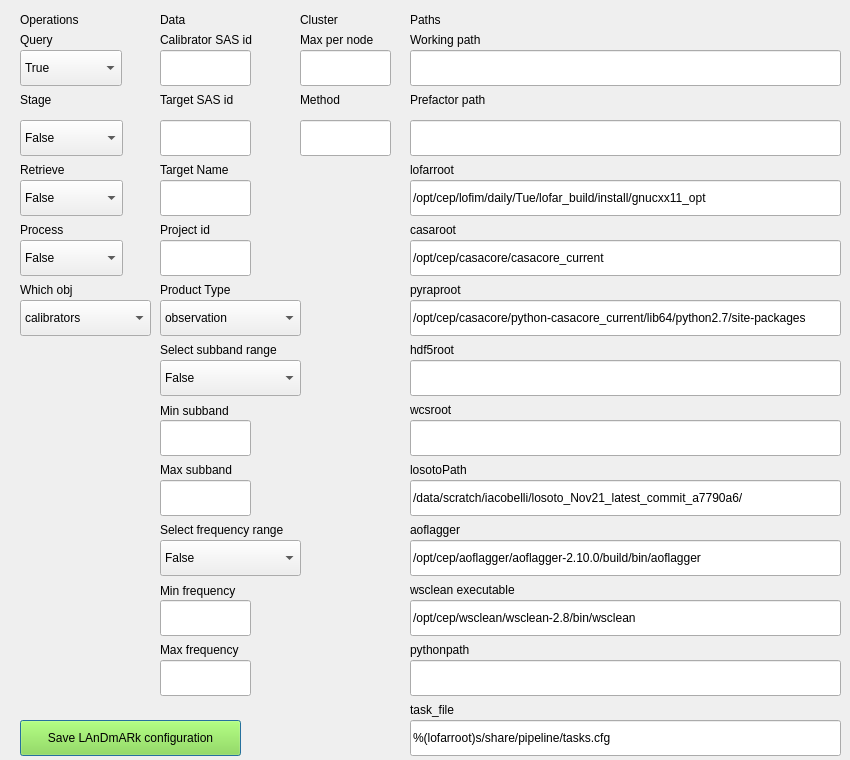
<?xml version="1.0" encoding="UTF-8"?>
<ui version="4.0">
 <class>setup_view</class>
 <widget class="QDialog" name="setup_view">
  <property name="geometry">
   <rect>
    <x>0</x>
    <y>0</y>
    <width>850</width>
    <height>760</height>
   </rect>
  </property>
  <property name="windowTitle">
   <string>Setup</string>
  </property>
  <widget class="QLabel" name="operation_label">
   <property name="geometry">
    <rect>
     <x>20</x>
     <y>10</y>
     <width>71</width>
     <height>20</height>
    </rect>
   </property>
   <property name="text">
    <string>Operations</string>
   </property>
  </widget>
  <widget class="QLabel" name="data_label">
   <property name="geometry">
    <rect>
     <x>160</x>
     <y>10</y>
     <width>31</width>
     <height>20</height>
    </rect>
   </property>
   <property name="text">
    <string>Data</string>
   </property>
  </widget>
  <widget class="QLabel" name="cluster_label">
   <property name="geometry">
    <rect>
     <x>300</x>
     <y>10</y>
     <width>51</width>
     <height>20</height>
    </rect>
   </property>
   <property name="text">
    <string>Cluster</string>
   </property>
  </widget>
  <widget class="QLabel" name="prefactor_label">
   <property name="geometry">
    <rect>
     <x>410</x>
     <y>90</y>
     <width>101</width>
     <height>20</height>
    </rect>
   </property>
   <property name="text">
    <string>Prefactor path</string>
   </property>
  </widget>
  <widget class="QLineEdit" name="hdf5root_input">
   <property name="geometry">
    <rect>
     <x>410</x>
     <y>360</y>
     <width>431</width>
     <height>36</height>
    </rect>
   </property>
   <property name="text">
    <string/>
   </property>
  </widget>
  <widget class="QLabel" name="querying_label">
   <property name="geometry">
    <rect>
     <x>20</x>
     <y>30</y>
     <width>41</width>
     <height>20</height>
    </rect>
   </property>
   <property name="text">
    <string>Query</string>
   </property>
  </widget>
  <widget class="QLabel" name="retrive_label">
   <property name="geometry">
    <rect>
     <x>20</x>
     <y>160</y>
     <width>61</width>
     <height>20</height>
    </rect>
   </property>
   <property name="text">
    <string>Retrieve</string>
   </property>
  </widget>
  <widget class="QLabel" name="stage_label">
   <property name="geometry">
    <rect>
     <x>20</x>
     <y>90</y>
     <width>41</width>
     <height>20</height>
    </rect>
   </property>
   <property name="text">
    <string>Stage</string>
   </property>
  </widget>
  <widget class="QLabel" name="process_label">
   <property name="geometry">
    <rect>
     <x>20</x>
     <y>220</y>
     <width>51</width>
     <height>20</height>
    </rect>
   </property>
   <property name="text">
    <string>Process</string>
   </property>
  </widget>
  <widget class="QLabel" name="which_obj_label">
   <property name="geometry">
    <rect>
     <x>20</x>
     <y>280</y>
     <width>71</width>
     <height>20</height>
    </rect>
   </property>
   <property name="text">
    <string>Which obj</string>
   </property>
  </widget>
  <widget class="QComboBox" name="querying_comboBox">
   <property name="geometry">
    <rect>
     <x>20</x>
     <y>50</y>
     <width>102</width>
     <height>36</height>
    </rect>
   </property>
   <property name="editable">
    <bool>false</bool>
   </property>
   <property name="currentText">
    <string>True</string>
   </property>
   <property name="currentIndex">
    <number>0</number>
   </property>
   <property name="minimumContentsLength">
    <number>0</number>
   </property>
   <item>
    <property name="text">
     <string>True</string>
    </property>
   </item>
   <item>
    <property name="text">
     <string>False</string>
    </property>
   </item>
  </widget>
  <widget class="QComboBox" name="retrieve_combobox">
   <property name="geometry">
    <rect>
     <x>20</x>
     <y>180</y>
     <width>103</width>
     <height>36</height>
    </rect>
   </property>
   <property name="inputMethodHints">
    <set>Qt::ImhNone</set>
   </property>
   <item>
    <property name="text">
     <string>False</string>
    </property>
   </item>
   <item>
    <property name="text">
     <string>True</string>
    </property>
   </item>
  </widget>
  <widget class="QComboBox" name="which_combobox">
   <property name="geometry">
    <rect>
     <x>20</x>
     <y>300</y>
     <width>131</width>
     <height>36</height>
    </rect>
   </property>
   <item>
    <property name="text">
     <string>calibrators</string>
    </property>
   </item>
   <item>
    <property name="text">
     <string>targets</string>
    </property>
   </item>
   <item>
    <property name="text">
     <string>all</string>
    </property>
   </item>
  </widget>
  <widget class="QComboBox" name="process_combobox">
   <property name="geometry">
    <rect>
     <x>20</x>
     <y>240</y>
     <width>103</width>
     <height>36</height>
    </rect>
   </property>
   <item>
    <property name="text">
     <string>False</string>
    </property>
   </item>
   <item>
    <property name="text">
     <string>True</string>
    </property>
   </item>
  </widget>
  <widget class="QComboBox" name="stage_combobox">
   <property name="geometry">
    <rect>
     <x>20</x>
     <y>120</y>
     <width>103</width>
     <height>36</height>
    </rect>
   </property>
   <item>
    <property name="text">
     <string>False</string>
    </property>
   </item>
   <item>
    <property name="text">
     <string>True</string>
    </property>
   </item>
  </widget>
  <widget class="QLineEdit" name="WorkingPath_input">
   <property name="geometry">
    <rect>
     <x>410</x>
     <y>50</y>
     <width>431</width>
     <height>36</height>
    </rect>
   </property>
   <property name="inputMask">
    <string notr="true"/>
   </property>
   <property name="text">
    <string/>
   </property>
   <property name="frame">
    <bool>true</bool>
   </property>
  </widget>
  <widget class="QLineEdit" name="calibratorSASids_input">
   <property name="geometry">
    <rect>
     <x>160</x>
     <y>50</y>
     <width>91</width>
     <height>36</height>
    </rect>
   </property>
   <property name="text">
    <string/>
   </property>
  </widget>
  <widget class="QLabel" name="calibratorSASids_label">
   <property name="geometry">
    <rect>
     <x>160</x>
     <y>30</y>
     <width>111</width>
     <height>20</height>
    </rect>
   </property>
   <property name="text">
    <string>Calibrator SAS id</string>
   </property>
  </widget>
  <widget class="QLabel" name="product_type_label">
   <property name="geometry">
    <rect>
     <x>160</x>
     <y>280</y>
     <width>91</width>
     <height>20</height>
    </rect>
   </property>
   <property name="text">
    <string>Product Type</string>
   </property>
  </widget>
  <widget class="QLabel" name="PROJECTid_label">
   <property name="geometry">
    <rect>
     <x>160</x>
     <y>220</y>
     <width>61</width>
     <height>20</height>
    </rect>
   </property>
   <property name="text">
    <string>Project id</string>
   </property>
  </widget>
  <widget class="QLabel" name="Target_name_label">
   <property name="geometry">
    <rect>
     <x>160</x>
     <y>160</y>
     <width>91</width>
     <height>20</height>
    </rect>
   </property>
   <property name="text">
    <string>Target Name</string>
   </property>
  </widget>
  <widget class="QLabel" name="targetSASids_label">
   <property name="geometry">
    <rect>
     <x>160</x>
     <y>90</y>
     <width>91</width>
     <height>20</height>
    </rect>
   </property>
   <property name="text">
    <string>Target SAS id</string>
   </property>
  </widget>
  <widget class="QLineEdit" name="Target_name_input">
   <property name="geometry">
    <rect>
     <x>160</x>
     <y>180</y>
     <width>91</width>
     <height>36</height>
    </rect>
   </property>
   <property name="text">
    <string/>
   </property>
  </widget>
  <widget class="QLineEdit" name="targetSASids_input">
   <property name="geometry">
    <rect>
     <x>160</x>
     <y>120</y>
     <width>91</width>
     <height>36</height>
    </rect>
   </property>
   <property name="text">
    <string/>
   </property>
  </widget>
  <widget class="QLineEdit" name="PROJECTid_input">
   <property name="geometry">
    <rect>
     <x>160</x>
     <y>240</y>
     <width>91</width>
     <height>36</height>
    </rect>
   </property>
   <property name="text">
    <string/>
   </property>
  </widget>
  <widget class="QComboBox" name="product_type_combobox">
   <property name="geometry">
    <rect>
     <x>160</x>
     <y>300</y>
     <width>141</width>
     <height>36</height>
    </rect>
   </property>
   <item>
    <property name="text">
     <string>observation</string>
    </property>
   </item>
   <item>
    <property name="text">
     <string>pipeline</string>
    </property>
   </item>
  </widget>
  <widget class="QLabel" name="max_per_node_label">
   <property name="geometry">
    <rect>
     <x>300</x>
     <y>30</y>
     <width>91</width>
     <height>20</height>
    </rect>
   </property>
   <property name="text">
    <string>Max per node</string>
   </property>
  </widget>
  <widget class="QLabel" name="method_label">
   <property name="geometry">
    <rect>
     <x>300</x>
     <y>90</y>
     <width>51</width>
     <height>20</height>
    </rect>
   </property>
   <property name="text">
    <string>Method</string>
   </property>
  </widget>
  <widget class="QLineEdit" name="max_per_node_input">
   <property name="geometry">
    <rect>
     <x>300</x>
     <y>50</y>
     <width>91</width>
     <height>36</height>
    </rect>
   </property>
   <property name="text">
    <string/>
   </property>
  </widget>
  <widget class="QLineEdit" name="method_input">
   <property name="geometry">
    <rect>
     <x>300</x>
     <y>120</y>
     <width>91</width>
     <height>36</height>
    </rect>
   </property>
   <property name="text">
    <string/>
   </property>
  </widget>
  <widget class="QLineEdit" name="wsclean_executable_input">
   <property name="geometry">
    <rect>
     <x>410</x>
     <y>600</y>
     <width>431</width>
     <height>36</height>
    </rect>
   </property>
   <property name="text">
    <string>/opt/cep/wsclean/wsclean-2.8/bin/wsclean</string>
   </property>
  </widget>
  <widget class="QLineEdit" name="losotoPath_input">
   <property name="geometry">
    <rect>
     <x>410</x>
     <y>480</y>
     <width>431</width>
     <height>36</height>
    </rect>
   </property>
   <property name="text">
    <string>/data/scratch/iacobelli/losoto_Nov21_latest_commit_a7790a6/</string>
   </property>
  </widget>
  <widget class="QLineEdit" name="pythonpath_input">
   <property name="geometry">
    <rect>
     <x>410</x>
     <y>660</y>
     <width>431</width>
     <height>36</height>
    </rect>
   </property>
   <property name="text">
    <string/>
   </property>
  </widget>
  <widget class="QLineEdit" name="task_file_input">
   <property name="geometry">
    <rect>
     <x>410</x>
     <y>720</y>
     <width>431</width>
     <height>36</height>
    </rect>
   </property>
   <property name="text">
    <string>%(lofarroot)s/share/pipeline/tasks.cfg</string>
   </property>
  </widget>
  <widget class="QLineEdit" name="lofarroot_input">
   <property name="geometry">
    <rect>
     <x>410</x>
     <y>180</y>
     <width>431</width>
     <height>36</height>
    </rect>
   </property>
   <property name="inputMask">
    <string notr="true"/>
   </property>
   <property name="text">
    <string>/opt/cep/lofim/daily/Tue/lofar_build/install/gnucxx11_opt</string>
   </property>
   <property name="placeholderText">
    <string notr="true"/>
   </property>
  </widget>
  <widget class="QLineEdit" name="PrefactorPath_input">
   <property name="geometry">
    <rect>
     <x>410</x>
     <y>120</y>
     <width>431</width>
     <height>36</height>
    </rect>
   </property>
   <property name="text">
    <string/>
   </property>
  </widget>
  <widget class="QLineEdit" name="casaroot_input">
   <property name="geometry">
    <rect>
     <x>410</x>
     <y>240</y>
     <width>431</width>
     <height>36</height>
    </rect>
   </property>
   <property name="text">
    <string>/opt/cep/casacore/casacore_current</string>
   </property>
  </widget>
  <widget class="QLineEdit" name="aoflagger_input">
   <property name="geometry">
    <rect>
     <x>410</x>
     <y>540</y>
     <width>431</width>
     <height>36</height>
    </rect>
   </property>
   <property name="text">
    <string>/opt/cep/aoflagger/aoflagger-2.10.0/build/bin/aoflagger</string>
   </property>
  </widget>
  <widget class="QLineEdit" name="wcsroot_input">
   <property name="geometry">
    <rect>
     <x>410</x>
     <y>420</y>
     <width>431</width>
     <height>36</height>
    </rect>
   </property>
   <property name="text">
    <string/>
   </property>
  </widget>
  <widget class="QLineEdit" name="pyraproot_input">
   <property name="geometry">
    <rect>
     <x>410</x>
     <y>300</y>
     <width>431</width>
     <height>36</height>
    </rect>
   </property>
   <property name="text">
    <string>/opt/cep/casacore/python-casacore_current/lib64/python2.7/site-packages</string>
   </property>
  </widget>
  <widget class="QLabel" name="path_label">
   <property name="geometry">
    <rect>
     <x>410</x>
     <y>10</y>
     <width>41</width>
     <height>20</height>
    </rect>
   </property>
   <property name="text">
    <string>Paths</string>
   </property>
  </widget>
  <widget class="QLabel" name="task_file_label">
   <property name="geometry">
    <rect>
     <x>410</x>
     <y>700</y>
     <width>61</width>
     <height>20</height>
    </rect>
   </property>
   <property name="text">
    <string>task_file</string>
   </property>
  </widget>
  <widget class="QLabel" name="losotoPath_label">
   <property name="geometry">
    <rect>
     <x>410</x>
     <y>460</y>
     <width>71</width>
     <height>20</height>
    </rect>
   </property>
   <property name="text">
    <string>losotoPath</string>
   </property>
  </widget>
  <widget class="QLabel" name="wcsroot_label">
   <property name="geometry">
    <rect>
     <x>410</x>
     <y>400</y>
     <width>61</width>
     <height>20</height>
    </rect>
   </property>
   <property name="text">
    <string>wcsroot</string>
   </property>
  </widget>
  <widget class="QLabel" name="hdf5root_label">
   <property name="geometry">
    <rect>
     <x>410</x>
     <y>340</y>
     <width>61</width>
     <height>20</height>
    </rect>
   </property>
   <property name="text">
    <string>hdf5root</string>
   </property>
  </widget>
  <widget class="QLabel" name="pyraproot_label">
   <property name="geometry">
    <rect>
     <x>410</x>
     <y>280</y>
     <width>71</width>
     <height>20</height>
    </rect>
   </property>
   <property name="text">
    <string>pyraproot</string>
   </property>
  </widget>
  <widget class="QLabel" name="casaroot_label">
   <property name="geometry">
    <rect>
     <x>410</x>
     <y>220</y>
     <width>61</width>
     <height>20</height>
    </rect>
   </property>
   <property name="text">
    <string>casaroot</string>
   </property>
  </widget>
  <widget class="QLabel" name="lofaroot_label">
   <property name="geometry">
    <rect>
     <x>410</x>
     <y>160</y>
     <width>61</width>
     <height>20</height>
    </rect>
   </property>
   <property name="text">
    <string>lofarroot</string>
   </property>
  </widget>
  <widget class="QLabel" name="working_path_label">
   <property name="geometry">
    <rect>
     <x>410</x>
     <y>30</y>
     <width>91</width>
     <height>20</height>
    </rect>
   </property>
   <property name="text">
    <string>Working path</string>
   </property>
  </widget>
  <widget class="QLabel" name="pythonpath_label">
   <property name="geometry">
    <rect>
     <x>410</x>
     <y>640</y>
     <width>81</width>
     <height>20</height>
    </rect>
   </property>
   <property name="text">
    <string>pythonpath</string>
   </property>
  </widget>
  <widget class="QLabel" name="wsclean_executable_label">
   <property name="geometry">
    <rect>
     <x>410</x>
     <y>580</y>
     <width>131</width>
     <height>20</height>
    </rect>
   </property>
   <property name="text">
    <string>wsclean executable</string>
   </property>
  </widget>
  <widget class="QLabel" name="aoflagger_label">
   <property name="geometry">
    <rect>
     <x>410</x>
     <y>520</y>
     <width>61</width>
     <height>20</height>
    </rect>
   </property>
   <property name="text">
    <string>aoflagger</string>
   </property>
  </widget>
  <widget class="QPushButton" name="save_button">
   <property name="geometry">
    <rect>
     <x>20</x>
     <y>720</y>
     <width>221</width>
     <height>36</height>
    </rect>
   </property>
   <property name="palette">
    <palette>
     <active>
      <colorrole role="WindowText">
       <brush brushstyle="SolidPattern">
        <color alpha="255">
         <red>0</red>
         <green>0</green>
         <blue>0</blue>
        </color>
       </brush>
      </colorrole>
      <colorrole role="Button">
       <brush brushstyle="SolidPattern">
        <color alpha="255">
         <red>138</red>
         <green>226</green>
         <blue>52</blue>
        </color>
       </brush>
      </colorrole>
      <colorrole role="Light">
       <brush brushstyle="SolidPattern">
        <color alpha="255">
         <red>198</red>
         <green>255</green>
         <blue>143</blue>
        </color>
       </brush>
      </colorrole>
      <colorrole role="Midlight">
       <brush brushstyle="SolidPattern">
        <color alpha="255">
         <red>168</red>
         <green>240</green>
         <blue>97</blue>
        </color>
       </brush>
      </colorrole>
      <colorrole role="Dark">
       <brush brushstyle="SolidPattern">
        <color alpha="255">
         <red>69</red>
         <green>113</green>
         <blue>26</blue>
        </color>
       </brush>
      </colorrole>
      <colorrole role="Mid">
       <brush brushstyle="SolidPattern">
        <color alpha="255">
         <red>92</red>
         <green>151</green>
         <blue>34</blue>
        </color>
       </brush>
      </colorrole>
      <colorrole role="Text">
       <brush brushstyle="SolidPattern">
        <color alpha="255">
         <red>0</red>
         <green>0</green>
         <blue>0</blue>
        </color>
       </brush>
      </colorrole>
      <colorrole role="BrightText">
       <brush brushstyle="SolidPattern">
        <color alpha="255">
         <red>255</red>
         <green>255</green>
         <blue>255</blue>
        </color>
       </brush>
      </colorrole>
      <colorrole role="ButtonText">
       <brush brushstyle="SolidPattern">
        <color alpha="255">
         <red>0</red>
         <green>0</green>
         <blue>0</blue>
        </color>
       </brush>
      </colorrole>
      <colorrole role="Base">
       <brush brushstyle="SolidPattern">
        <color alpha="255">
         <red>255</red>
         <green>255</green>
         <blue>255</blue>
        </color>
       </brush>
      </colorrole>
      <colorrole role="Window">
       <brush brushstyle="SolidPattern">
        <color alpha="255">
         <red>138</red>
         <green>226</green>
         <blue>52</blue>
        </color>
       </brush>
      </colorrole>
      <colorrole role="Shadow">
       <brush brushstyle="SolidPattern">
        <color alpha="255">
         <red>0</red>
         <green>0</green>
         <blue>0</blue>
        </color>
       </brush>
      </colorrole>
      <colorrole role="AlternateBase">
       <brush brushstyle="SolidPattern">
        <color alpha="255">
         <red>196</red>
         <green>240</green>
         <blue>153</blue>
        </color>
       </brush>
      </colorrole>
      <colorrole role="ToolTipBase">
       <brush brushstyle="SolidPattern">
        <color alpha="255">
         <red>255</red>
         <green>255</green>
         <blue>220</blue>
        </color>
       </brush>
      </colorrole>
      <colorrole role="ToolTipText">
       <brush brushstyle="SolidPattern">
        <color alpha="255">
         <red>0</red>
         <green>0</green>
         <blue>0</blue>
        </color>
       </brush>
      </colorrole>
      <colorrole role="PlaceholderText">
       <brush brushstyle="NoBrush">
        <color alpha="128">
         <red>0</red>
         <green>0</green>
         <blue>0</blue>
        </color>
       </brush>
      </colorrole>
     </active>
     <inactive>
      <colorrole role="WindowText">
       <brush brushstyle="SolidPattern">
        <color alpha="255">
         <red>0</red>
         <green>0</green>
         <blue>0</blue>
        </color>
       </brush>
      </colorrole>
      <colorrole role="Button">
       <brush brushstyle="SolidPattern">
        <color alpha="255">
         <red>138</red>
         <green>226</green>
         <blue>52</blue>
        </color>
       </brush>
      </colorrole>
      <colorrole role="Light">
       <brush brushstyle="SolidPattern">
        <color alpha="255">
         <red>198</red>
         <green>255</green>
         <blue>143</blue>
        </color>
       </brush>
      </colorrole>
      <colorrole role="Midlight">
       <brush brushstyle="SolidPattern">
        <color alpha="255">
         <red>168</red>
         <green>240</green>
         <blue>97</blue>
        </color>
       </brush>
      </colorrole>
      <colorrole role="Dark">
       <brush brushstyle="SolidPattern">
        <color alpha="255">
         <red>69</red>
         <green>113</green>
         <blue>26</blue>
        </color>
       </brush>
      </colorrole>
      <colorrole role="Mid">
       <brush brushstyle="SolidPattern">
        <color alpha="255">
         <red>92</red>
         <green>151</green>
         <blue>34</blue>
        </color>
       </brush>
      </colorrole>
      <colorrole role="Text">
       <brush brushstyle="SolidPattern">
        <color alpha="255">
         <red>0</red>
         <green>0</green>
         <blue>0</blue>
        </color>
       </brush>
      </colorrole>
      <colorrole role="BrightText">
       <brush brushstyle="SolidPattern">
        <color alpha="255">
         <red>255</red>
         <green>255</green>
         <blue>255</blue>
        </color>
       </brush>
      </colorrole>
      <colorrole role="ButtonText">
       <brush brushstyle="SolidPattern">
        <color alpha="255">
         <red>0</red>
         <green>0</green>
         <blue>0</blue>
        </color>
       </brush>
      </colorrole>
      <colorrole role="Base">
       <brush brushstyle="SolidPattern">
        <color alpha="255">
         <red>255</red>
         <green>255</green>
         <blue>255</blue>
        </color>
       </brush>
      </colorrole>
      <colorrole role="Window">
       <brush brushstyle="SolidPattern">
        <color alpha="255">
         <red>138</red>
         <green>226</green>
         <blue>52</blue>
        </color>
       </brush>
      </colorrole>
      <colorrole role="Shadow">
       <brush brushstyle="SolidPattern">
        <color alpha="255">
         <red>0</red>
         <green>0</green>
         <blue>0</blue>
        </color>
       </brush>
      </colorrole>
      <colorrole role="AlternateBase">
       <brush brushstyle="SolidPattern">
        <color alpha="255">
         <red>196</red>
         <green>240</green>
         <blue>153</blue>
        </color>
       </brush>
      </colorrole>
      <colorrole role="ToolTipBase">
       <brush brushstyle="SolidPattern">
        <color alpha="255">
         <red>255</red>
         <green>255</green>
         <blue>220</blue>
        </color>
       </brush>
      </colorrole>
      <colorrole role="ToolTipText">
       <brush brushstyle="SolidPattern">
        <color alpha="255">
         <red>0</red>
         <green>0</green>
         <blue>0</blue>
        </color>
       </brush>
      </colorrole>
      <colorrole role="PlaceholderText">
       <brush brushstyle="NoBrush">
        <color alpha="128">
         <red>0</red>
         <green>0</green>
         <blue>0</blue>
        </color>
       </brush>
      </colorrole>
     </inactive>
     <disabled>
      <colorrole role="WindowText">
       <brush brushstyle="SolidPattern">
        <color alpha="255">
         <red>69</red>
         <green>113</green>
         <blue>26</blue>
        </color>
       </brush>
      </colorrole>
      <colorrole role="Button">
       <brush brushstyle="SolidPattern">
        <color alpha="255">
         <red>138</red>
         <green>226</green>
         <blue>52</blue>
        </color>
       </brush>
      </colorrole>
      <colorrole role="Light">
       <brush brushstyle="SolidPattern">
        <color alpha="255">
         <red>198</red>
         <green>255</green>
         <blue>143</blue>
        </color>
       </brush>
      </colorrole>
      <colorrole role="Midlight">
       <brush brushstyle="SolidPattern">
        <color alpha="255">
         <red>168</red>
         <green>240</green>
         <blue>97</blue>
        </color>
       </brush>
      </colorrole>
      <colorrole role="Dark">
       <brush brushstyle="SolidPattern">
        <color alpha="255">
         <red>69</red>
         <green>113</green>
         <blue>26</blue>
        </color>
       </brush>
      </colorrole>
      <colorrole role="Mid">
       <brush brushstyle="SolidPattern">
        <color alpha="255">
         <red>92</red>
         <green>151</green>
         <blue>34</blue>
        </color>
       </brush>
      </colorrole>
      <colorrole role="Text">
       <brush brushstyle="SolidPattern">
        <color alpha="255">
         <red>69</red>
         <green>113</green>
         <blue>26</blue>
        </color>
       </brush>
      </colorrole>
      <colorrole role="BrightText">
       <brush brushstyle="SolidPattern">
        <color alpha="255">
         <red>255</red>
         <green>255</green>
         <blue>255</blue>
        </color>
       </brush>
      </colorrole>
      <colorrole role="ButtonText">
       <brush brushstyle="SolidPattern">
        <color alpha="255">
         <red>69</red>
         <green>113</green>
         <blue>26</blue>
        </color>
       </brush>
      </colorrole>
      <colorrole role="Base">
       <brush brushstyle="SolidPattern">
        <color alpha="255">
         <red>138</red>
         <green>226</green>
         <blue>52</blue>
        </color>
       </brush>
      </colorrole>
      <colorrole role="Window">
       <brush brushstyle="SolidPattern">
        <color alpha="255">
         <red>138</red>
         <green>226</green>
         <blue>52</blue>
        </color>
       </brush>
      </colorrole>
      <colorrole role="Shadow">
       <brush brushstyle="SolidPattern">
        <color alpha="255">
         <red>0</red>
         <green>0</green>
         <blue>0</blue>
        </color>
       </brush>
      </colorrole>
      <colorrole role="AlternateBase">
       <brush brushstyle="SolidPattern">
        <color alpha="255">
         <red>138</red>
         <green>226</green>
         <blue>52</blue>
        </color>
       </brush>
      </colorrole>
      <colorrole role="ToolTipBase">
       <brush brushstyle="SolidPattern">
        <color alpha="255">
         <red>255</red>
         <green>255</green>
         <blue>220</blue>
        </color>
       </brush>
      </colorrole>
      <colorrole role="ToolTipText">
       <brush brushstyle="SolidPattern">
        <color alpha="255">
         <red>0</red>
         <green>0</green>
         <blue>0</blue>
        </color>
       </brush>
      </colorrole>
      <colorrole role="PlaceholderText">
       <brush brushstyle="NoBrush">
        <color alpha="128">
         <red>0</red>
         <green>0</green>
         <blue>0</blue>
        </color>
       </brush>
      </colorrole>
     </disabled>
    </palette>
   </property>
   <property name="whatsThis">
    <string>&lt;html&gt;&lt;head/&gt;&lt;body&gt;&lt;p&gt;&lt;span style=&quot; font-size:12pt;&quot;&gt;Store values in config.cfg file&lt;/span&gt;&lt;/p&gt;&lt;/body&gt;&lt;/html&gt;</string>
   </property>
   <property name="text">
    <string>Save LAnDmARk configuration</string>
   </property>
  </widget>
  <widget class="QComboBox" name="select_subband_range_combobox">
   <property name="geometry">
    <rect>
     <x>160</x>
     <y>360</y>
     <width>141</width>
     <height>36</height>
    </rect>
   </property>
   <property name="maxVisibleItems">
    <number>10</number>
   </property>
   <item>
    <property name="text">
     <string>False</string>
    </property>
   </item>
   <item>
    <property name="text">
     <string>True</string>
    </property>
   </item>
  </widget>
  <widget class="QLabel" name="select_subband_range_label">
   <property name="geometry">
    <rect>
     <x>160</x>
     <y>340</y>
     <width>141</width>
     <height>20</height>
    </rect>
   </property>
   <property name="text">
    <string>Select subband range</string>
   </property>
  </widget>
  <widget class="QLabel" name="min_subband_label">
   <property name="geometry">
    <rect>
     <x>160</x>
     <y>400</y>
     <width>111</width>
     <height>21</height>
    </rect>
   </property>
   <property name="text">
    <string>Min subband</string>
   </property>
  </widget>
  <widget class="QLineEdit" name="min_subband_input">
   <property name="geometry">
    <rect>
     <x>160</x>
     <y>420</y>
     <width>91</width>
     <height>36</height>
    </rect>
   </property>
   <property name="text">
    <string/>
   </property>
  </widget>
  <widget class="QLabel" name="max_subband_label">
   <property name="geometry">
    <rect>
     <x>160</x>
     <y>460</y>
     <width>111</width>
     <height>20</height>
    </rect>
   </property>
   <property name="text">
    <string>Max subband</string>
   </property>
  </widget>
  <widget class="QLineEdit" name="max_subband_input">
   <property name="geometry">
    <rect>
     <x>160</x>
     <y>480</y>
     <width>91</width>
     <height>36</height>
    </rect>
   </property>
   <property name="text">
    <string/>
   </property>
  </widget>
  <widget class="QLineEdit" name="max_frequency_input">
   <property name="geometry">
    <rect>
     <x>160</x>
     <y>660</y>
     <width>91</width>
     <height>36</height>
    </rect>
   </property>
   <property name="text">
    <string/>
   </property>
  </widget>
  <widget class="QLabel" name="max_frequency_label">
   <property name="geometry">
    <rect>
     <x>160</x>
     <y>640</y>
     <width>111</width>
     <height>20</height>
    </rect>
   </property>
   <property name="text">
    <string>Max frequency</string>
   </property>
  </widget>
  <widget class="QLabel" name="select_frequency_range_label">
   <property name="geometry">
    <rect>
     <x>160</x>
     <y>520</y>
     <width>151</width>
     <height>20</height>
    </rect>
   </property>
   <property name="text">
    <string>Select frequency range</string>
   </property>
  </widget>
  <widget class="QLabel" name="min_frequency_label">
   <property name="geometry">
    <rect>
     <x>160</x>
     <y>580</y>
     <width>111</width>
     <height>21</height>
    </rect>
   </property>
   <property name="text">
    <string>Min frequency</string>
   </property>
  </widget>
  <widget class="QLineEdit" name="min_frequency_input">
   <property name="geometry">
    <rect>
     <x>160</x>
     <y>600</y>
     <width>91</width>
     <height>36</height>
    </rect>
   </property>
   <property name="text">
    <string/>
   </property>
  </widget>
  <widget class="QComboBox" name="select_frequency_range_combobox">
   <property name="geometry">
    <rect>
     <x>160</x>
     <y>540</y>
     <width>141</width>
     <height>36</height>
    </rect>
   </property>
   <property name="maxVisibleItems">
    <number>10</number>
   </property>
   <item>
    <property name="text">
     <string>False</string>
    </property>
   </item>
   <item>
    <property name="text">
     <string>True</string>
    </property>
   </item>
  </widget>
 </widget>
 <tabstops>
  <tabstop>which_combobox</tabstop>
  <tabstop>hdf5root_input</tabstop>
  <tabstop>process_combobox</tabstop>
  <tabstop>retrieve_combobox</tabstop>
  <tabstop>calibratorSASids_input</tabstop>
  <tabstop>Target_name_input</tabstop>
  <tabstop>stage_combobox</tabstop>
  <tabstop>targetSASids_input</tabstop>
  <tabstop>PROJECTid_input</tabstop>
  <tabstop>product_type_combobox</tabstop>
  <tabstop>max_per_node_input</tabstop>
  <tabstop>method_input</tabstop>
  <tabstop>wsclean_executable_input</tabstop>
  <tabstop>losotoPath_input</tabstop>
  <tabstop>pythonpath_input</tabstop>
  <tabstop>querying_comboBox</tabstop>
  <tabstop>task_file_input</tabstop>
  <tabstop>lofarroot_input</tabstop>
  <tabstop>PrefactorPath_input</tabstop>
  <tabstop>casaroot_input</tabstop>
  <tabstop>aoflagger_input</tabstop>
  <tabstop>wcsroot_input</tabstop>
  <tabstop>pyraproot_input</tabstop>
  <tabstop>save_button</tabstop>
  <tabstop>WorkingPath_input</tabstop>
 </tabstops>
 <resources/>
 <connections/>
</ui>
